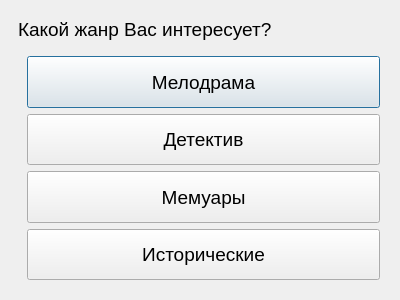
<?xml version="1.0" encoding="UTF-8"?>
<ui version="4.0">
 <class>Dialog</class>
 <widget class="QDialog" name="Dialog">
  <property name="geometry">
   <rect>
    <x>0</x>
    <y>0</y>
    <width>400</width>
    <height>300</height>
   </rect>
  </property>
  <property name="font">
   <font>
    <family>Tahoma</family>
    <pointsize>14</pointsize>
   </font>
  </property>
  <property name="windowTitle">
   <string>Консультация</string>
  </property>
  <property name="modal">
   <bool>true</bool>
  </property>
  <layout class="QVBoxLayout" name="verticalLayout">
   <property name="leftMargin">
    <number>18</number>
   </property>
   <property name="topMargin">
    <number>18</number>
   </property>
   <item>
    <widget class="QLabel" name="label">
     <property name="sizePolicy">
      <sizepolicy hsizetype="Preferred" vsizetype="Minimum">
       <horstretch>0</horstretch>
       <verstretch>0</verstretch>
      </sizepolicy>
     </property>
     <property name="text">
      <string>Какой жанр Вас интересует?</string>
     </property>
    </widget>
   </item>
   <item>
    <widget class="QFrame" name="frame">
     <property name="sizePolicy">
      <sizepolicy hsizetype="Preferred" vsizetype="Expanding">
       <horstretch>0</horstretch>
       <verstretch>0</verstretch>
      </sizepolicy>
     </property>
     <property name="frameShadow">
      <enum>QFrame::Raised</enum>
     </property>
     <layout class="QVBoxLayout" name="verticalLayout_2">
      <item>
       <widget class="QPushButton" name="pushButton">
        <property name="sizePolicy">
         <sizepolicy hsizetype="Minimum" vsizetype="Minimum">
          <horstretch>0</horstretch>
          <verstretch>0</verstretch>
         </sizepolicy>
        </property>
        <property name="text">
         <string>Мелодрама</string>
        </property>
       </widget>
      </item>
      <item>
       <widget class="QPushButton" name="pushButton_2">
        <property name="sizePolicy">
         <sizepolicy hsizetype="Minimum" vsizetype="Minimum">
          <horstretch>0</horstretch>
          <verstretch>0</verstretch>
         </sizepolicy>
        </property>
        <property name="text">
         <string>Детектив</string>
        </property>
       </widget>
      </item>
      <item>
       <widget class="QPushButton" name="pushButton_3">
        <property name="sizePolicy">
         <sizepolicy hsizetype="Minimum" vsizetype="Minimum">
          <horstretch>0</horstretch>
          <verstretch>0</verstretch>
         </sizepolicy>
        </property>
        <property name="text">
         <string>Мемуары</string>
        </property>
       </widget>
      </item>
      <item>
       <widget class="QPushButton" name="pushButton_4">
        <property name="sizePolicy">
         <sizepolicy hsizetype="Minimum" vsizetype="Minimum">
          <horstretch>0</horstretch>
          <verstretch>0</verstretch>
         </sizepolicy>
        </property>
        <property name="text">
         <string>Исторические</string>
        </property>
       </widget>
      </item>
     </layout>
    </widget>
   </item>
  </layout>
 </widget>
 <resources/>
 <connections/>
</ui>
